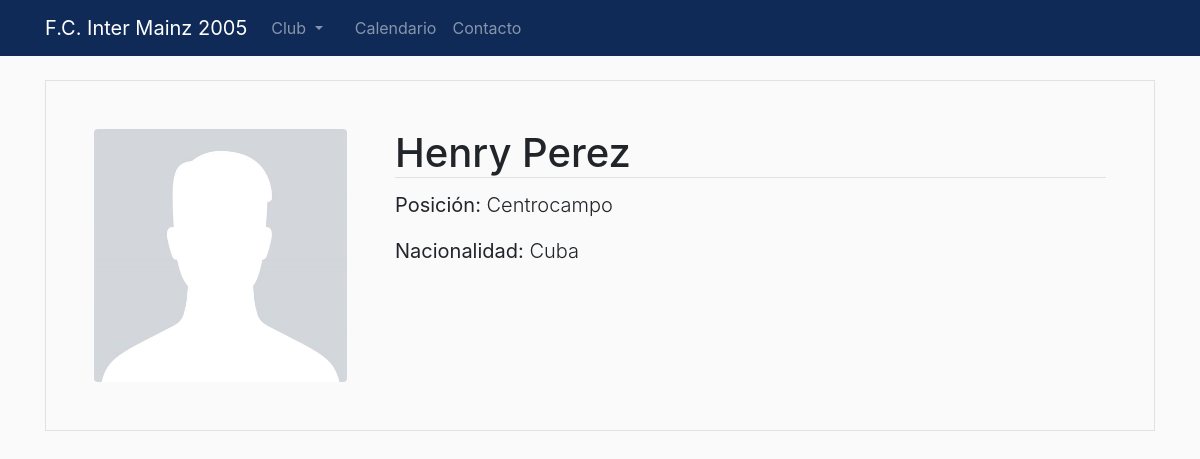
/players/11/, run on the app's committed database.
### players/models.py (models this page shows, shortened)
class Player(models.Model):
    possible_positions = (
        ('portero', 'Portero'),
        ('defensa', 'Defensa'),
        ('centrocampo', 'Centrocampista'),
        ('delantero', 'Delantero')
    )
    last_name = models.CharField(max_length=50)
    first_name = models.CharField(max_length=50)
    position = models.CharField(max_length=50, choices=possible_positions)
    jersey_number = models.IntegerField(blank=True, null=True)
    nationality = models.CharField(max_length=50, blank=True, null=True)
    picture = models.ImageField(default="default.jpg", upload_to="player_pics")

### players/views.py (the view)
# urls.py: path('players/<int:pk>/', PlayerDetailView.as_view(), name='player-detail')
class PlayerDetailView(DetailView):
    model = Player

### players/templates/players/player_detail.html (shortened to what this page needs)
{% extends "show/base.html" %}
{% block content %}
<div class="media border p-5">
    <img class="rounded w-25"  src="{{ player.picture.url }}">
    <div class="media-body ml-5">
        <h1 class="card-title border-bottom">{{ player.first_name }} {{ player.last_name }}</h1>
        <p class="lead"><strong>Posición:</strong> {{ player.position.capitalize }}</p>
        {% if player.nationality %}
        <p class="lead"><strong>Nacionalidad:</strong> {{ player.nationality.capitalize }}</p>
        {% endif %}
    </div>
</div>
{% endblock content %}

### show/static/show/main.css (style rules this page uses)
body { margin-top: 5rem; margin-bottom: 2rem; background-color: #fafafa; }

### data on the page
Player: picture (placeholder picture), first_name "Henry", last_name "Perez", position "Centrocampo", nationality "Cuba"
